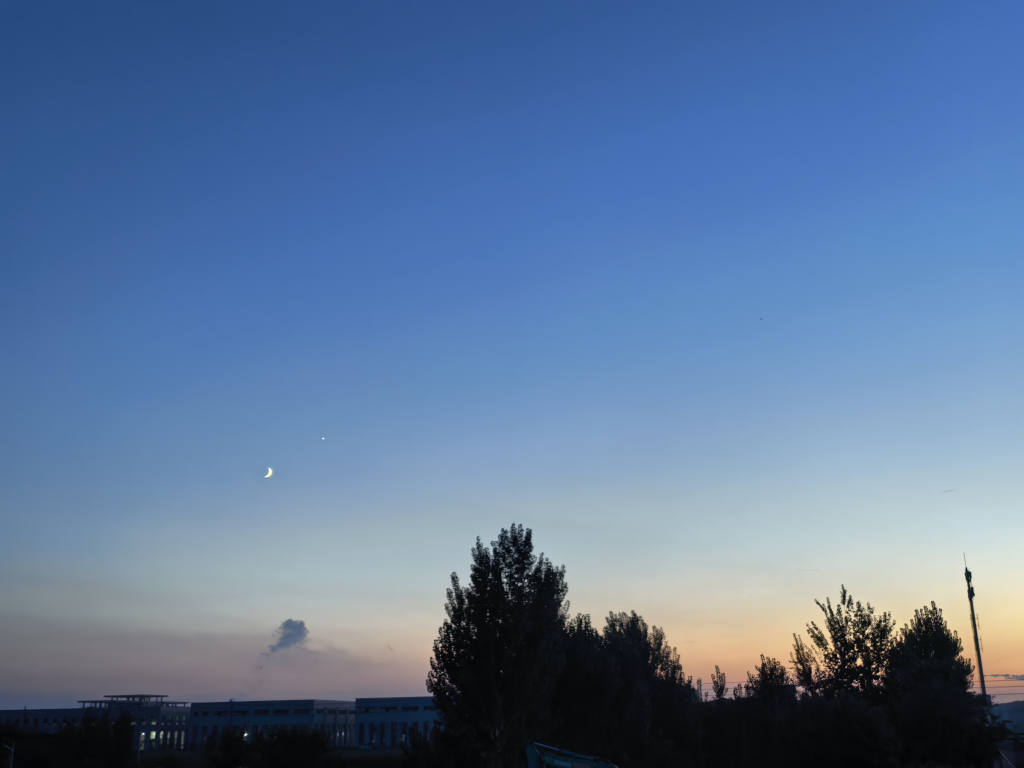
#> input picture 算法组/Week1/W1_王润翰_视觉算法/data/images/test1.jpg, 4096 x 3072 px (shown at 1/4 size); its folder holds 3 pictures in this run
$ python task3_color_detect.py
#> lines starting #> are read from the running program, lines starting #| are printed output that depends on the picture; after the words box and inside, x2 and y2 are one past the last pixel; in counts of white or black regions, pixels touching at a corner belong together
import cv2
import os
import numpy as np

def detect_color(image_name):
#> called with image_name = 'test1.jpg'
    base_dir = os.path.dirname(os.path.dirname(os.path.abspath(__file__)))
    img_path = os.path.join(base_dir, "data", "images", image_name)
    output_dir = os.path.join(base_dir, "outputs", "task3")
    os.makedirs(output_dir, exist_ok=True)


    img = cv2.imdecode(np.fromfile(img_path, dtype=np.uint8), cv2.IMREAD_COLOR)
#> img is the input picture: shape (3072, 4096, 3); mean B, G, R 155, 119, 92.6
    if img is None:
        print(f"未找到图片 {image_name}")
        return


    hsv = cv2.cvtColor(img, cv2.COLOR_BGR2HSV)
#> hsv: shape (3072, 4096, 3); mean H, S, V 102, 108.1, 157.4


    lower_blue = np.array([100, 100, 50])
    upper_blue = np.array([130, 255, 255])


    mask = cv2.inRange(hsv, lower_blue, upper_blue)
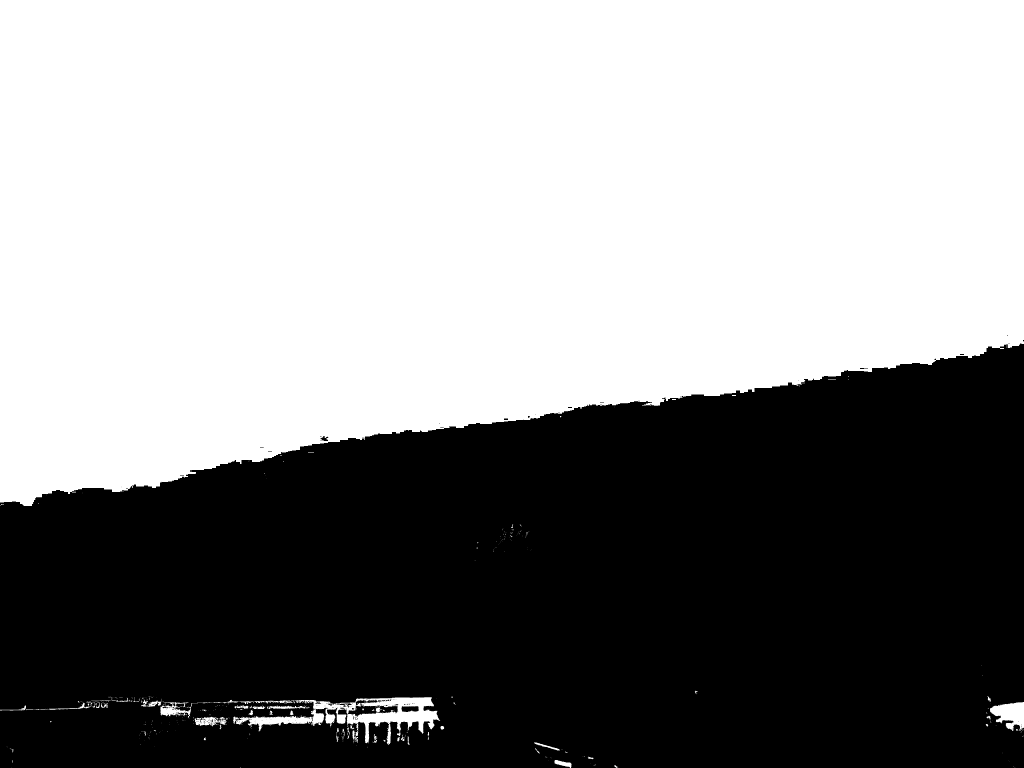
#> mask: shape (3072, 4096) (shown at 1/4 size); 55.6% white; 244 black regions (213 under 20 px), largest, box (x1, y1, x2, y2) and area: (0, 1374, 4096, 3072) 5575314, (1391, 2797, 1591, 2867) 5619, (1606, 2825, 1675, 2848) 1354


    kernel = np.ones((5, 5), np.uint8)
    mask = cv2.morphologyEx(mask, cv2.MORPH_OPEN, kernel)
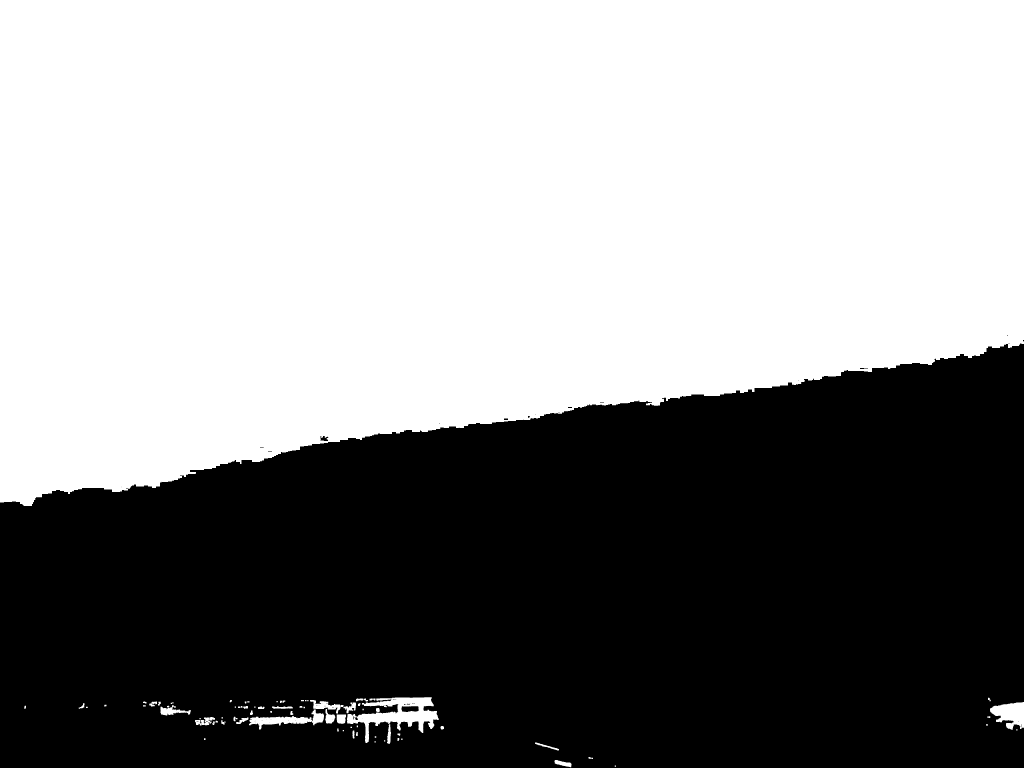
#> mask: shape (3072, 4096) (shown at 1/4 size); 55.5% white; 49 black regions (37 under 20 px), largest, box (x1, y1, x2, y2) and area: (0, 1374, 4096, 3072) 5597557, (1606, 2825, 1675, 2848) 1376, (1280, 1744, 1313, 1764) 426
    mask = cv2.morphologyEx(mask, cv2.MORPH_CLOSE, kernel)
#> mask: shape (3072, 4096); 55.5% white; 11 black regions (1 under 20 px)


    contours, _ = cv2.findContours(mask, cv2.RETR_EXTERNAL, cv2.CHAIN_APPROX_SIMPLE)
#> contours = 56 contours, 8 with area under 20; largest, box (x1, y1, x2, y2) and area: (0, 0, 4096, 2024) 6915307, (996, 2789, 1755, 2976) 42516, (3960, 2808, 4096, 2919) 9443, (642, 2820, 763, 2862) 2219, (780, 2868, 860, 2902) 1564
    result_img = img.copy()


    for cnt in contours:
        area = cv2.contourArea(cnt)
        if area > 500:
            x, y, w, h = cv2.boundingRect(cnt)
            center_x, center_y = x + w // 2, y + h // 2

            cv2.rectangle(result_img, (x, y), (x + w, y + h), (0, 255, 0), 2)
            cv2.circle(result_img, (center_x, center_y), 5, (0, 0, 255), -1)

            text = f"({center_x},{center_y}) Area:{int(area)}"
            cv2.putText(result_img, text, (x, y - 10), cv2.FONT_HERSHEY_SIMPLEX, 0.5, (0, 255, 0), 2)

            print(f"[{image_name}] 找到目标: 中心点({center_x}, {center_y}), 面积: {int(area)}")
#> this loop made 56 passes
#> (area, x, y, w, h, center_x, center_y, text) on passes 2, 4, 25, 36, 40, 45, 55, 56: (1006.5, 2218, 3040, 68, 29, 2252, 3054, '(2252,3054) Area:1006'), (569, 2140, 2970, 96, 32, 2188, 2986, '(2188,2986) Area:569'), (1563.5, 780, 2868, 80, 34, 820, 2885, '(820,2885) Area:1563'), (503.5, 1088, 2824, 83, 11, 1129, 2829, '(1129,2829) Area:503'), (2219, 642, 2820, 121, 42, 702, 2841, '(702,2841) Area:2219'), (9443, 3960, 2808, 136, 111, 4028, 2863, '(4028,2863) Area:9443'), (42516, 996, 2789, 759, 187, 1375, 2882, '(1375,2882) Area:42516'), (6915307, 0, 0, 4096, 2024, 2048, 1012, '(2048,1012) Area:6915307')
#> area on passes 3, 9, 11, 12, 13, 16: 76.5, 58, 65.5, 77, 191, 49.5
#| [test1.jpg] 找到目标: 中心点(2252, 3054), 面积: 1006
#| [test1.jpg] 找到目标: 中心点(2188, 2986), 面积: 569
#| [test1.jpg] 找到目标: 中心点(820, 2885), 面积: 1563
#| [test1.jpg] 找到目标: 中心点(1129, 2829), 面积: 503
#| [test1.jpg] 找到目标: 中心点(702, 2841), 面积: 2219
#| [test1.jpg] 找到目标: 中心点(4028, 2863), 面积: 9443
#| [test1.jpg] 找到目标: 中心点(1375, 2882), 面积: 42516
#| [test1.jpg] 找到目标: 中心点(2048, 1012), 面积: 6915307
#> pass 3 of the loop `for name in image_list:`:
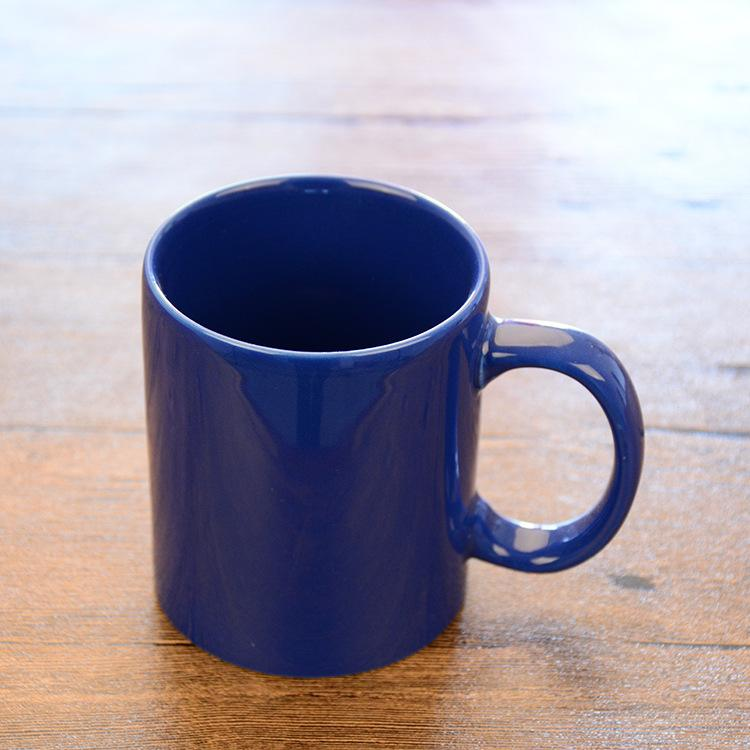
#> input picture 算法组/Week1/W1_王润翰_视觉算法/data/images/test3.jpg, 750 x 750 px
#> in detect_color, img is the input picture: shape (750, 750, 3); mean B, G, R 167, 155, 162.8
#> hsv: shape (750, 750, 3); mean H, S, V 89.5, 76.6, 183.3
#> in detect_color (call 3), `mask = cv2.morphologyEx(mask, cv2.MORPH_CLOSE, kernel)`:
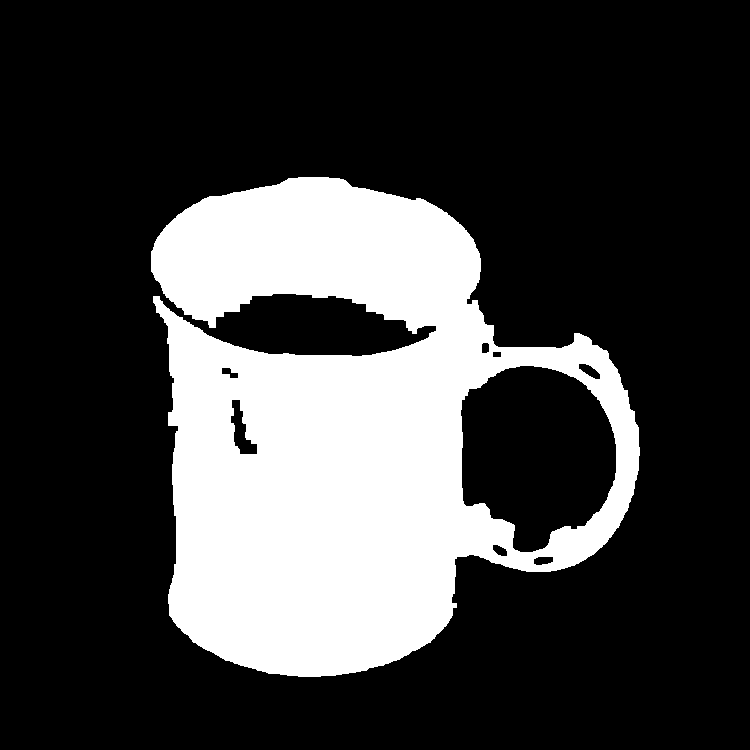
#> mask: shape (750, 750); 25.1% white; 1 white region
#> contours = 1 contour; box (x1, y1, x2, y2) and area: (151, 177, 640, 677) 162953
#> the loop in detect_color (call 3), `for cnt in contours:` made 1 pass
#> (area, x, y, w, h, center_x, center_y, text) on pass 1: (162953, 151, 177, 489, 500, 395, 427, '(395,427) Area:162953')
#> (printed output is left out)
#> after the loop in detect_color (call 3), `for cnt in contours:`:
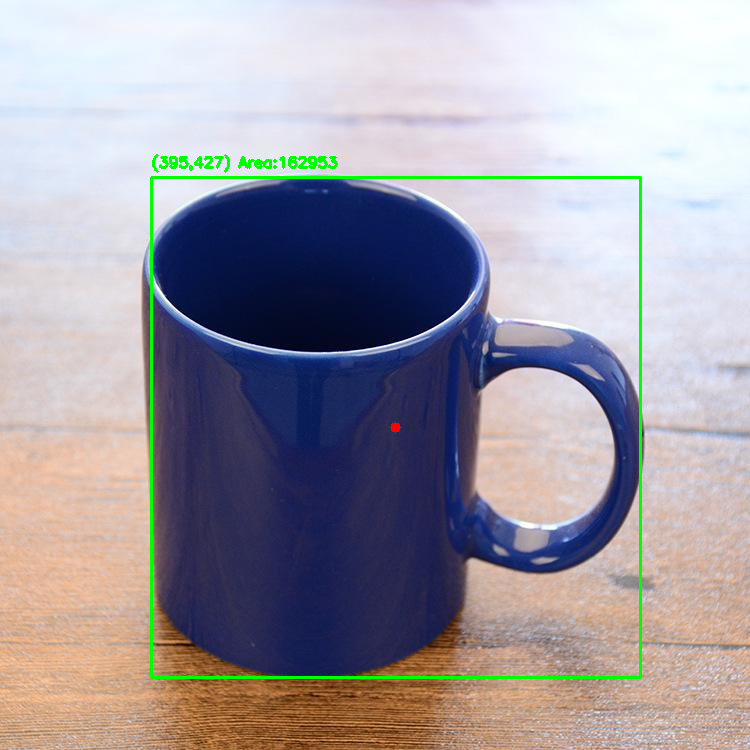
#> result_img: shape (750, 750, 3); 1.3% of pixels changed, all inside (x1, y1, x2, y2) = (150, 154, 642, 679)


    name_without_ext = os.path.splitext(image_name)[0]
    mask_path = os.path.join(output_dir, f"{name_without_ext}_mask.png")
    result_path = os.path.join(output_dir, f"{name_without_ext}_result.png")

    cv2.imencode('.png', mask)[1].tofile(mask_path)
    cv2.imencode('.png', result_img)[1].tofile(result_path)

if __name__ == "__main__":
    image_list = ["test1.jpg", "test2.jpg", "test3.jpg"]
    for name in image_list:
        detect_color(name)
    print("任务三执行完毕，掩膜和结果图已保存至 outputs/task3/")
